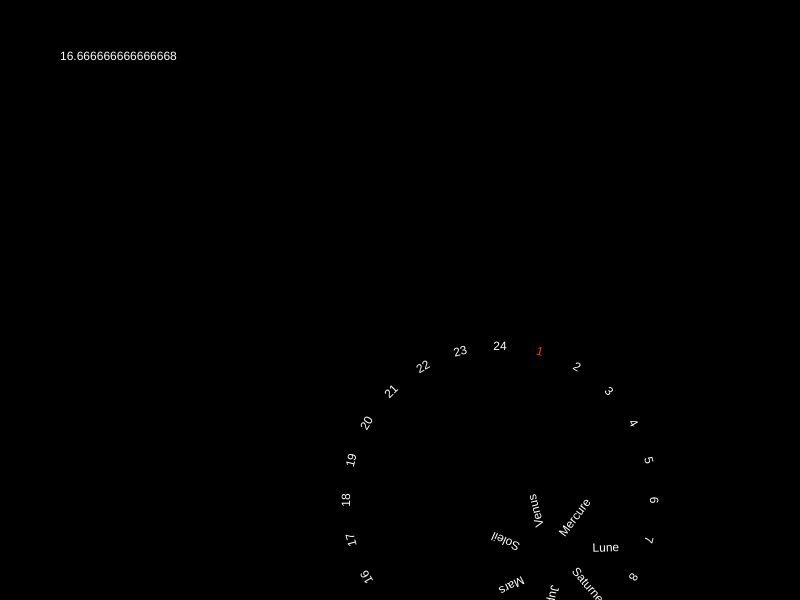
Frame 1 (no input)
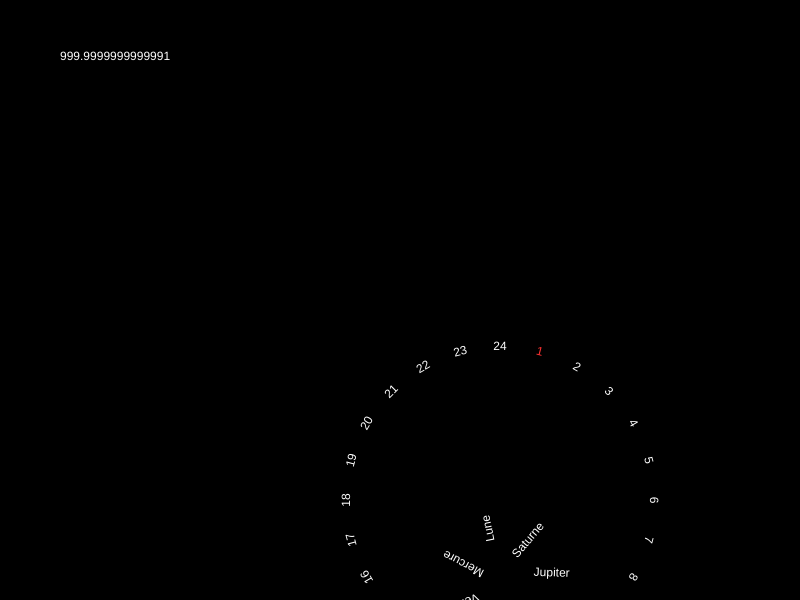
Frame 60 (no input)
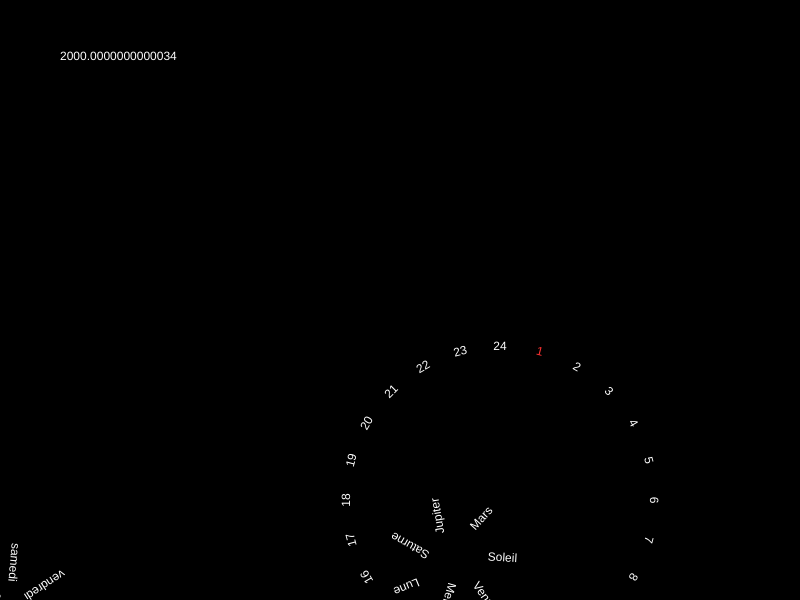
Frame 120 (the mouse pressed at the canvas centre since frame 60)

The p5.js sketch that drew these frames (run headless with seeded random() and noise() and a simulated clock; from frame 60 on, the mouse is pressed at the canvas centre):

// p5.js sketch
// ── sketch.js
function setup() {
	createCanvas(displayWidth, displayHeight);
	angleMode(DEGREES);

}

var planets = ["Saturne", "Jupiter", "Mars", "Soleil", "Venus", "Mercure", "Lune"];
var days = ["dimanche", "lundi", "mardi", "mercredi", "jeudi", "vendredi", "samedi"];
var dayHours = 24 ;
var weekHours = 7 * dayHours ;
var marginTop = 40 ;

var dayDialStep = 360/7 ;

function draw() {
	background(0);
	fill(255);

	var tU = millis();
	textSize(12);
	text(tU, 60, 60);
	
	push();
	translate(500, 500);
	
	for (var i = 0; i < dayHours; i++ ) {
		if( i == 0 ){ fill(255,50,50) } else { fill(255) };
		var textX = marginTop + (12 * i );
		var hour = 1 + (1*i);
		var planet = planets[i %7];
		textAlign(CENTER);

		rotate( 360/dayHours );
		text(hour , 0 , -150 );
	}
	pop();
	
		
	push();

	translate(500,500);
		rotate( tU /24 );
		
		push();
		translate( 55,55);

	rotate( -tU /7 );
	
	for (var i = 0; i < 7; i++ ) {
// 		rect(0,0,100,300);
		fill(255);
// 		var textX = marginTop + (12 * i );
		var hour = 1 + (1*i);
		var planet = planets[i %7];
		textAlign(RIGHT);

		rotate( 360/7 );
		text( planet,0,-12,65,16);

	}
	
	pop();
	

	push();
	translate(50, 500);
	var revolution = tU / 8640 ;
	var revU = floor(revolution);
	rotate( (tU/7 ) / 24 );
	for (var i = 0; i < 7; i++ ) {
		var day = days[i %7];
		textAlign(LEFT);

		rotate(-dayDialStep);
		text(day, -65, -6, 65, 16);
	}
	pop();
}
